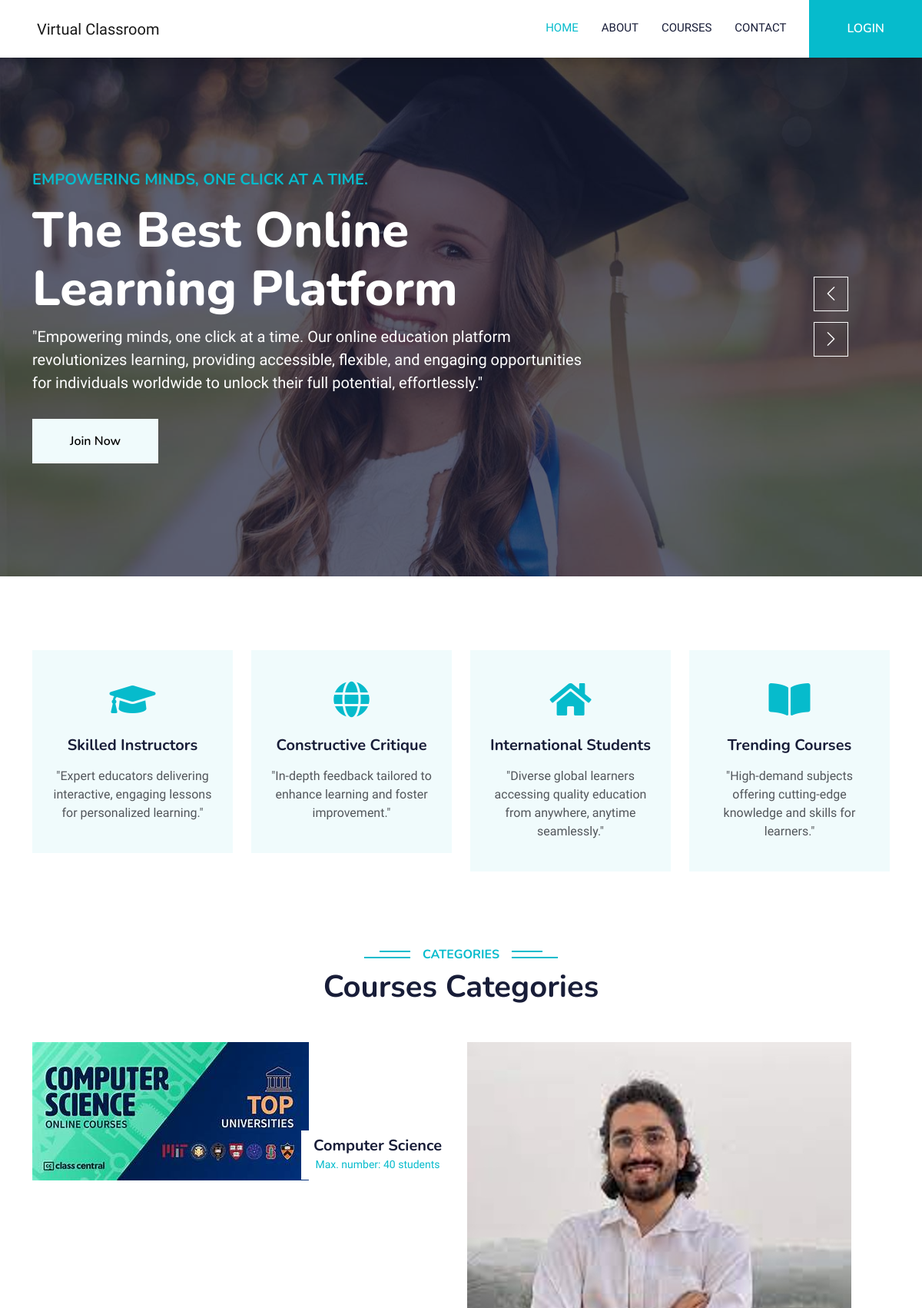
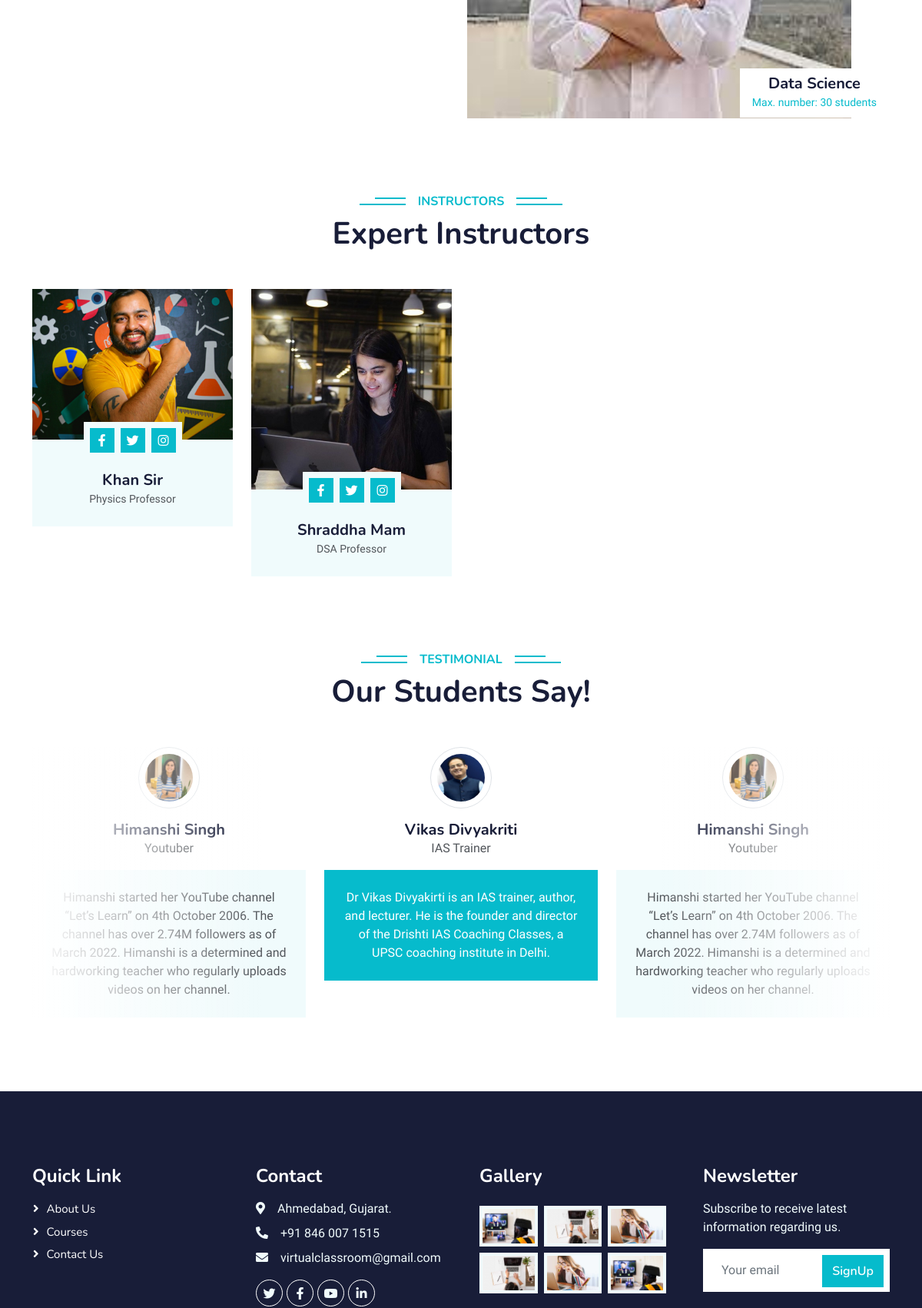
The page / (upper part) on the database its author committed (2 pictures, top to bottom).
### ssa_app/models.py (models this page shows)
class PopularCourses(models.Model):
    courseName = models.CharField(max_length=200)
    photo = models.ImageField(upload_to="images/PopularCoursesImages")
    timing = models.FloatField()
    price = models.IntegerField()
    instructorName = models.CharField(max_length=100)
    time = models.FloatField()
    studentsNumber = models.IntegerField()

class Team(models.Model):
    name = models.CharField(max_length=100)
    photo = models.ImageField(upload_to="images/TeamImages")
    timing = models.FloatField()
    designation = models.CharField(max_length=100)

class Testimonial(models.Model):
    name = models.CharField(max_length=100)
    profession = models.CharField(max_length=100)
    photo = models.ImageField(upload_to="images/TestimonialImages")
    feedback = models.TextField()

### ssa_app/views.py (the view)
# urls.py: path('',views.home,name="index.html"),
def home(request):
    testimonialData = Testimonial.objects.all()
    teamData = Team.objects.all()
    popularCourses = PopularCourses.objects.all()
    data = {
        'testimonialData':testimonialData,
        'teamData':teamData,
        'popularCourses':popularCourses,
    }
    return render(request,"index.html",data)

### template/index.html (shortened to what this page needs)
{% extends "base.html" %} {% load static %}
{% block body %}
<div class="container-fluid p-0 mb-5">
  <div class="owl-carousel header-carousel position-relative">
    <div class="owl-carousel-item position-relative">
      <img class="img-fluid" src="{% static 'img/carousel-1.jpg' %}" alt="" />
      <div class="position-absolute top-0 start-0 w-100 h-100 d-flex align-items-center"
        style="background: rgba(24, 29, 56, 0.7)">
        <div class="container">
          <div class="row justify-content-start">
            <div class="col-sm-10 col-lg-8">
              <h5 class="text-primary text-uppercase mb-3 animated slideInDown">
                Empowering minds, one click at a time.
              </h5>
              <h1 class="display-3 text-white animated slideInDown">
                The Best Online Learning Platform
              </h1>
              <p class="fs-5 text-white mb-4 pb-2">
                "Empowering minds, one click at a time. Our online education platform revolutionizes learning, providing accessible, flexible, and engaging opportunities for individuals worldwide to unlock their full potential, effortlessly."
              </p>
              <a href="{% url 'register.html' %}" class="btn btn-light py-md-3 px-md-5 animated slideInRight">Join Now</a>
            </div>
          </div>
        </div>
      </div>
    </div>
  </div>
</div>
<div class="container-xxl py-5">
  <div class="container">
    <div class="row g-4">
      <div class="col-lg-3 col-sm-6 wow fadeInUp" data-wow-delay="0.1s">
        <div class="service-item text-center pt-3">
          <div class="p-4">
            <i class="fa fa-3x fa-graduation-cap text-primary mb-4"></i>
            <h5 class="mb-3">Skilled Instructors</h5>
            <p>
              "Expert educators delivering interactive, engaging lessons for personalized learning."
            </p>
          </div>
        </div>
      </div>
      <div class="col-lg-3 col-sm-6 wow fadeInUp" data-wow-delay="0.3s">
        <div class="service-item text-center pt-3">
          <div class="p-4">
            <i class="fa fa-3x fa-globe text-primary mb-4"></i>
            <h5 class="mb-3">Constructive Critique</h5>
            <p>
              "In-depth feedback tailored to enhance learning and foster improvement."
            </p>
          </div>
        </div>
      </div>
      <div class="col-lg-3 col-sm-6 wow fadeInUp" data-wow-delay="0.5s">
        <div class="service-item text-center pt-3">
          <div class="p-4">
            <i class="fa fa-3x fa-home text-primary mb-4"></i>
            <h5 class="mb-3">International Students</h5>
            <p>
              "Diverse global learners accessing quality education from anywhere, anytime seamlessly."
            </p>
          </div>
        </div>
      </div>
      <div class="col-lg-3 col-sm-6 wow fadeInUp" data-wow-delay="0.7s">
        <div class="service-item text-center pt-3">
          <div class="p-4">
            <i class="fa fa-3x fa-book-open text-primary mb-4"></i>
            <h5 class="mb-3">Trending Courses</h5>
            <p>
              "High-demand subjects offering cutting-edge knowledge and skills for learners."
            </p>
          </div>
        </div>
      </div>
    </div>
  </div>
</div>
<div class="container-xxl py-5 category">
  <div class="container">
    <div class="text-center wow fadeInUp" data-wow-delay="0.1s">
      <h6 class="section-title bg-white text-center text-primary px-3">
        Categories
      </h6>
      <h1 class="mb-5">Courses Categories</h1>
    </div>
    <div class="row g-3">
      <div class="col-lg-12 col-md-6">
        <div class="row g-3">
          {% for n in popularCourses %}
            <div class="col-lg-6 col-md-12 wow zoomIn" data-wow-delay="{{n.timing}}s">
              <a class="position-relative d-block overflow-hidden" href="">
                <img class="img-fluid" src="{{ n.photo.url }}" alt="" />
                <div class="bg-white text-center position-absolute bottom-0 end-0 py-2 px-3" style="margin: 1px">
                  <h5 class="m-0">{{ n.courseName }}</h5>
                  <small class="text-primary">Max. number: {{ n.studentsNumber }} students</small>
                </div>
              </a>
            </div>
          {% endfor %}
        </div>
      </div>
    </div>
  </div>
</div>
<div class="container-xxl py-5">
  <div class="container">
    <div class="text-center wow fadeInUp" data-wow-delay="0.1s">
      <h6 class="section-title bg-white text-center text-primary px-3">
        Instructors
      </h6>
      <h1 class="mb-5">Expert Instructors</h1>
    </div>
    <div class="row g-4">
      {% for n in teamData %}
      <div class="col-lg-3 col-md-6 wow fadeInUp" data-wow-delay="{{ n.timing }}s">
        <div class="team-item bg-light">
          <div class="overflow-hidden">
            <img class="img-fluid" src="{{ n.photo.url }}" alt="" />
          </div>
          <div class="position-relative d-flex justify-content-center" style="margin-top: -23px">
            <div class="bg-light d-flex justify-content-center pt-2 px-1">
              <a class="btn btn-sm-square btn-primary mx-1" href="https://www.facebook.com/"><i class="fab fa-facebook-f"></i></a>
              <a class="btn btn-sm-square btn-primary mx-1" href="https://twitter.com/"><i class="fab fa-twitter"></i></a>
              <a class="btn btn-sm-square btn-primary mx-1" href=""><i class="fab fa-instagram"></i></a>
            </div>
          </div>
          <div class="text-center p-4">
            <h5 class="mb-0">{{ n.name }}</h5>
            <small>{{ n.designation }}</small>
          </div>
        </div>
      </div>
      {% endfor %}
    </div>
  </div>
</div>
<div class="container-xxl py-5 wow fadeInUp" data-wow-delay="0.1s">
  <div class="container">
    <div class="text-center">
      <h6 class="section-title bg-white text-center text-primary px-3">
        Testimonial
      </h6>
      <h1 class="mb-5">Our Students Say!</h1>
    </div>
    <div class="owl-carousel testimonial-carousel position-relative">
      {% for n in testimonialData %}
      <div class="testimonial-item text-center">
        <img class="border rounded-circle p-2 mx-auto mb-3" src="{{ n.photo.url }}"
          style="width: 80px; height: 80px" />
        <h5 class="mb-0">{{ n.name }}</h5>
        <p>{{ n.profession }}</p>
        <div class="testimonial-text bg-light text-center p-4">
          <p class="mb-0">
            {{ n.feedback }}
          </p>
        </div>
      </div>
      {% endfor %}
    </div>
  </div>
</div>
{% endblock body %}

### static/css/style.css (style rules this page uses)
:root { --primary: #06BBCC; --light: #F0FBFC; --dark: #181d38; }
.btn { font-family: 'Nunito', sans-serif; font-weight: 600; transition: .5s; }
.btn.btn-primary, .btn.btn-secondary { color: #FFFFFF; }
.btn-sm-square { width: 32px; height: 32px; }
.btn-square, .btn-sm-square, .btn-lg-square { padding: 0; display: flex; align-items: center; justify-content: center; font-weight: normal; border-radius: 0px; }
.section-title { position: relative; display: inline-block; text-transform: uppercase; }
.section-title::before { position: absolute; content: ""; width: calc(100% + 80px); height: 2px; top: 4px; left: -40px; background: var(--primary); z-index: -1; }
.section-title::after { position: absolute; content: ""; width: calc(100% + 120px); height: 2px; bottom: 5px; left: -60px; background: var(--primary); z-index: -1; }
.service-item { background: var(--light); transition: .5s; }
.service-item * { transition: .5s; }
.category img, .course-item img { transition: .5s; }
.team-item img { transition: .5s; }
.testimonial-carousel::before { position: absolute; content: ""; top: 0; left: 0; height: 100%; width: 0; background: linear-gradient(to right, rgba(255, 255, 255, 1) 0%, rgba(255, 255, 255, 0) 100%); z-index: 1; }
.testimonial-carousel::after { position: absolute; content: ""; top: 0; right: 0; height: 100%; width: 0; background: linear-gradient(to left, rgba(255, 255, 255, 1) 0%, rgba(255, 255, 255, 0) 100%); z-index: 1; }
@media (min-width: 768px) { .testimonial-carousel::before, .testimonial-carousel::after { width: 200px; } }
@media (min-width: 992px) { .testimonial-carousel::before, .testimonial-carousel::after { width: 300px; } }
.testimonial-carousel .owl-item .testimonial-text, .testimonial-carousel .owl-item.center .testimonial-text * { transition: .5s; }
.testimonial-carousel .owl-item.center .testimonial-text { background: var(--primary) !important; }
.testimonial-carousel .owl-item.center .testimonial-text * { color: #FFFFFF !important; }

### rows shown on the page
PopularCourses: photo (picture), courseName "Computer Science", studentsNumber "40"
PopularCourses: photo (picture), courseName "Data Science", studentsNumber "30"
Team: photo (picture), name "Khan Sir", designation "Physics Professor"
Team: photo (picture), name "Shraddha Mam", designation "DSA Professor"
Testimonial: photo (picture), name "Vikas Divyakriti", profession "IAS Trainer", feedback "Dr Vikas Divyakirti is an IAS trainer, author, and lecturer. He is the founder and director of the Drishti IAS Coaching Classes, a UPSC coaching institute in Delhi."
Testimonial: photo (picture), name "Himanshi Singh", profession "Youtuber", feedback "Himanshi started her YouTube channel “Let’s Learn” on 4th October 2006. The channel has over 2.74M followers as of March 2022. Himanshi is a determined and hardworking teacher who regularly uploads videos on her channel."
